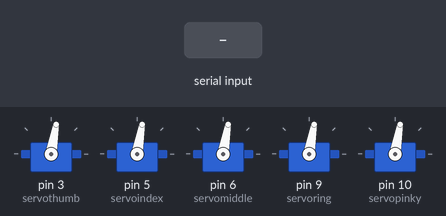
Bench run of a sketch on a simulated Arduino Nano, built with avr-gcc and run on an emulated ATmega328P. On the bench: 5 × servo. Inputs (shaded band) come from the test bench.

Above: at 1.9 s.
2.0 s: "1" received over Serial
At 2.26 s:
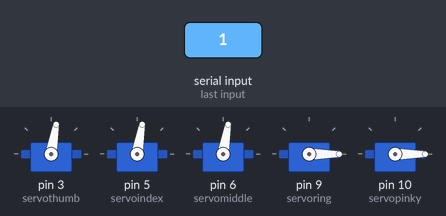
At 3.1 s:
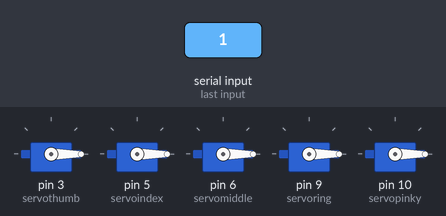
5.0 s: "30,150\n" received over Serial
At 6.25 s:
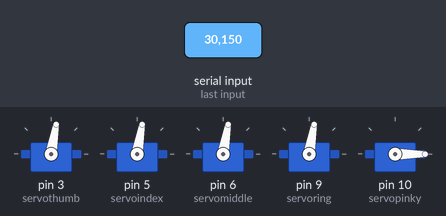
Timing chart, 0 to 9.3 s (numbered marks = the images above; inputs shaded):
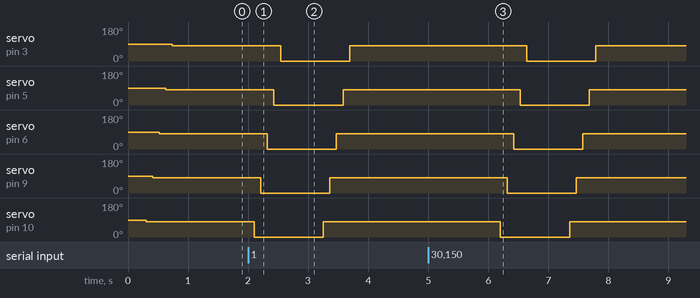

Measured:
- after the input at 2.0 s, servo on pin 3 (servothumb): 80° → 0° after 0.54 s, → 80° 1.2 s later; servo on pin 5 (servoindex): 80° → 0° after 0.43 s, → 80° 1.2 s later
- after the input at 5.0 s, servo on pin 3 (servothumb): 80° → 0° after 1.6 s, → 80° 1.2 s later; servo on pin 5 (servoindex): 80° → 0° after 1.5 s, → 80° 1.2 s later

The sketch:

Niki_fingers.ino
```cpp
#include <Servo.h>

String incomingByte ;


// Arduino Nano , old bootloader ,  PWM : D3 , D5 , D6 , D9 , D10 ,D11
Servo servothumb;   // 3
Servo servoindex;    //5
Servo servomiddle;  //6
Servo servoring;   //9
Servo servopinky;  //10

int inPinMovingRightIndex  = 4; //  digital pin D4
int inPinMovingRightHandOpen  = 2; //  digital pin D2 , V6
int  varForStorePinMovingRightIndex = 0;      // variable to store the read value
int  varForStorePinMovingRightHandOpen = 0;      // variable to store the read value


int pos = 0;    // variable to store the servo position


void setup() {

  // signals comes from Ardino Mega
   pinMode(inPinMovingRightIndex , INPUT);
   pinMode(inPinMovingRightHandOpen , INPUT);

  Serial.begin(9600);
  servothumb.attach(3);

  servoindex.attach(5);
  servomiddle.attach(6);
   servoring.attach(9);
  servopinky.attach(10);

}


void loop() {
  delay(300);
  CloseFingers();

  while (Serial.available() > 0 ) // While have something
  {
     incomingByte = Serial.read();
     int n = incomingByte.toInt();
      switch(n)
    {

      case  '1'   :
         delay(100);
         OpenFingers();
         break;
      case  '2'   :
         delay(100);
          CloseFingers();
         break;
      default:
         break;

    }
  }

/*
  // Serial.println("close fingers  ");


  //delay(3000);
 // OpenFingers();

 // Serial.println("open  fingers  ");

 // varForStorePinMovingRightIndex = digitalRead(inPinMovingRightIndex);

 // Serial.println("varForStorePinMovingRightIndex =  ");
 // Serial.println(varForStorePinMovingRightIndex);

//   while (varForStorePinMovingRightIndex == 1  ){
//       Serial.println("inside while varForStorePinMovingRightIndex ");
//        RightHandSayYou();
//        delay(500);
//    varForStorePinMovingRightIndex = digitalRead(inPinMovingRightIndex);
//   }

  delay (300);

   varForStorePinMovingRightHandOpen = digitalRead(inPinMovingRightHandOpen);
    Serial.println("varForStorePinMovingRightHandOpen =  ");
  Serial.println(varForStorePinMovingRightHandOpen);

   while (varForStorePinMovingRightHandOpen == 1  ){
      // Serial.println("inside while varForStorePinMovingRightHandOpen ");
        RightHandSayHi();
        delay(500);
    varForStorePinMovingRightHandOpen = digitalRead(inPinMovingRightHandOpen);
   }

   */

  delay(300);
}


void CloseFingers(){
pos = 80; // means close

servopinky.write(pos);
delay(110);
servoring.write(pos);
delay(110);
servomiddle.write(pos);
delay(110);
servoindex.write(pos);
delay(110);
servothumb.write(pos);
delay(110);


  }

void OpenFingers(){
pos = 0; // means open

servopinky.write(pos);
delay(110);
servoring.write(pos);
delay(110);
servomiddle.write(pos);
delay(110);
servoindex.write(pos);
delay(110);
servothumb.write(pos);
delay(110);


  }

void detachAll(){


servopinky.detach();
delay(110);
servoring.detach();
delay(110);
servomiddle.detach();
delay(110);
servoindex.detach();
delay(110);
servothumb.detach();
delay(110);


  }

void RightHandSayYou(){
pos = 80; // means close

servopinky.write(pos);
delay(110);
servoring.write(pos);
delay(110);
servomiddle.write(pos);
delay(110);
servoindex.write(0); // means open
delay(110);
servothumb.write(pos);
delay(110);


  }


void RightHandSayHi(){
pos = 0; // means open

servopinky.write(pos);
delay(110);
servoring.write(pos);
delay(110);
servomiddle.write(pos);
delay(110);
servoindex.write(pos);
delay(110);
servothumb.write(pos);
delay(110);


}
```
